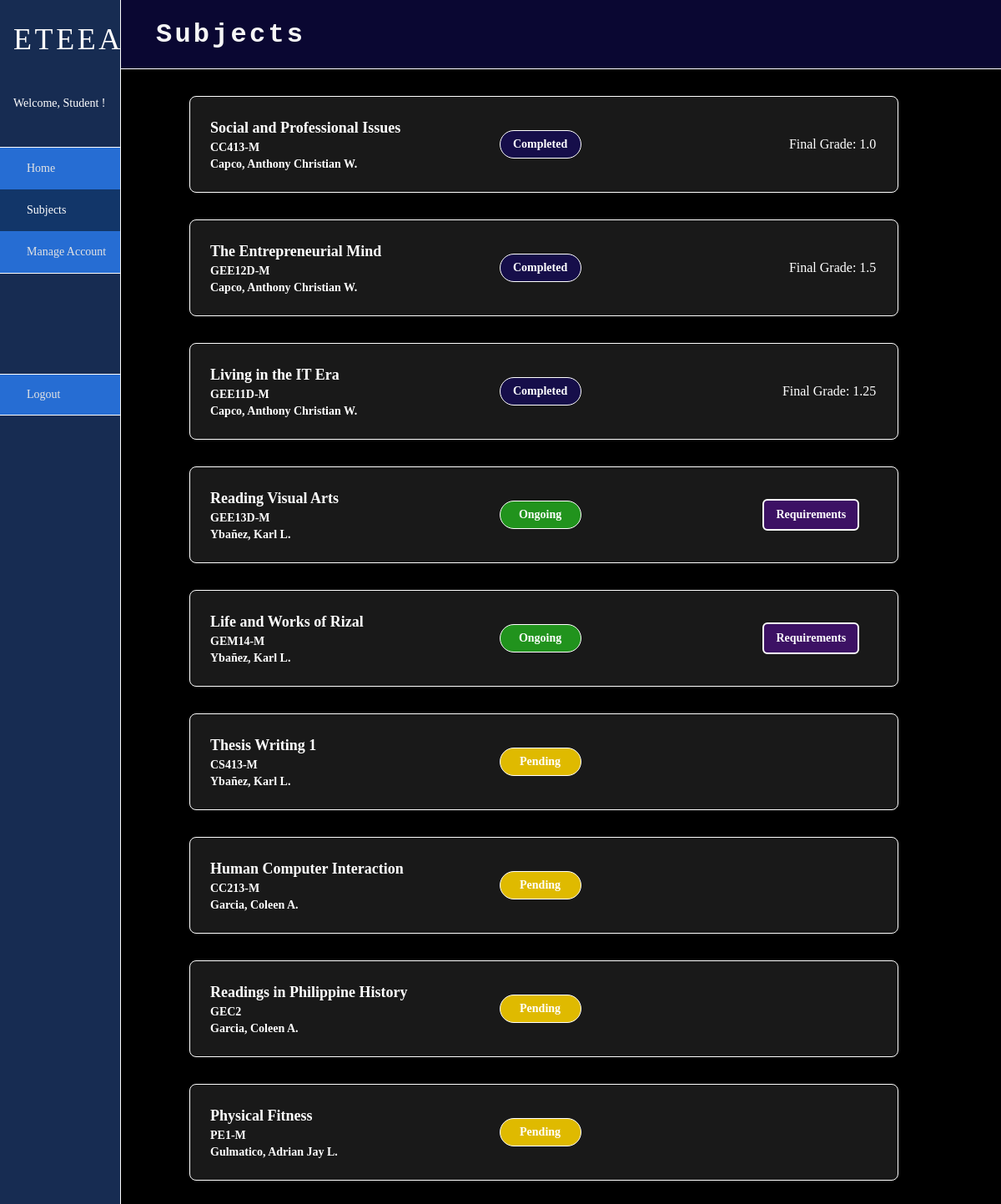
The page /index/subjects (signed in) on the database its author committed.
### models.py (models this page shows)
class Enrollment(db.Model):
    __tablename__ = "enrollments"
    id = db.Column("id", db.Integer, primary_key=True)
    course = db.Column("course", db.Integer, db.ForeignKey('courses.id'))
    ay = db.Column("academic_year", db.String(9))
    semester = db.Column("semester", db.Enum('1st', '2nd', 'Midyear'))
    instructor = db.Column("instructor", db.Integer, db.ForeignKey('instructors.id'))
    student = db.Column("student", db.Integer, db.ForeignKey('students.id'))
    status = db.Column("status", db.Enum('listed', 'pending', 'ongoing', 'completed'), default='listed')
    grade = db.Column("grade", db.Float)
    form1 = db.Column("form1path", db.String(64))
    form2 = db.Column("form2path", db.String(64))
    form3 = db.Column("form3path", db.String(64))
    honorarium = db.Column("honorarium", db.Enum('onprocess', 'released'))
    honorarium_released_date = db.Column("honorarium_released_date", db.DateTime())
    requirements = db.relationship("Requirement", backref='enrollments')

class Course(db.Model):
    __tablename__ = "courses"
    id = db.Column("id", db.Integer, primary_key=True)
    title = db.Column("title", db.String(64))
    code = db.Column("code", db.String(8))
    units = db.Column("units", db.Integer)

### views.py (the view)
@views.route('/subjects')
def subjects():
    if g.user != 'student':
        return redirect(url_for('.unauthorized'))
    views = user_views[g.user]
    data = db.get_student_enrollments(db.uid_to_pk(session.get('id'), 'student'))
    student_id = db.uid_to_pk(session.get('id'), 'student')
    for i in data:
        i['instructor']['name'] = f"{i['instructor']['l_name'].title()}, {i['instructor']['f_name']} {i['instructor']['m_name'][0]+'.' if i['instructor']['m_name'] else ''}"
    return render_template('subjects.html', page="Subjects", data=data, student_id=student_id, views=views)

### db_functions.py (called while the page is built)
def get_user(user_id):
    return User.query.filter_by(id=user_id).first().__dict__

def uid_to_pk(uid, user_type):
    if user_type == 'student':
        obj = Student
    elif user_type == 'instructor':
        obj = Instructor
    elif user_type == 'admin':
        obj = Admin
    else:
        return "Error"
    return obj.query.filter_by(user=uid).first().__dict__['id']

def get_instructor_bypk(id):
    instructor = Instructor.query.filter_by(id=id).first().__dict__
    userinfo = get_user(instructor['user'])
    instructor['f_name'] = userinfo['f_name']
    instructor['l_name'] = userinfo['l_name']
    instructor['m_name'] = userinfo['m_name']
    instructor['username'] = userinfo['username']
    return instructor

def _format_date(time):
    if time:
        return time.strftime("%m/%d/%Y")
    return ""

def get_student_enrollments(student_id):
    enrollments = Enrollment.query.filter_by(student=student_id).all()
    response = []
    for e in enrollments:
        enrollment_data = e.__dict__
        if e.instructor:
            instructor_data = get_instructor_bypk(e.instructor)
            enrollment_data['instructor'] = instructor_data
        course_data = get_course(e.course)
        enrollment_data['course'] = course_data
        enrollment_data['honorarium_released_date'] = _format_date(enrollment_data['honorarium_released_date'])
        response.append(enrollment_data)
    return response

def get_course(cid):
    return Course.query.filter_by(id=cid).first().__dict__

### views.py (called while the page is built)
@views.before_request
def verify_permissions():
    g.user = None
    if 'user' in session:
        g.user = session['user']
    else:
        return redirect('/login')

### templates/subjects.html (shortened to what this page needs)
{% extends "index.html" %}
{% block content %}
<div class="main-content">
    {% if data %}
        {% for e in data %}
        <div class="main-row">
            <div class="card bar color-white">
                <div class="left">
                    <div class="card-strongtext">{{ e.course.title }}</div>
                    <div class="card-subtext">{{ e.course.code }}</div>
                    <div class="card-subtext">{{ e.instructor.name }}</div>
                </div>
                <div class="middle">
                    <div class="cell {{ e.status }}"> {{ e.status|title }} </div>
                </div>
                <div class="right">
                    {% if e.status == 'ongoing' %}
                    <button class="btn-purple" onclick="viewRequirements('{{student_id}}', '{{e.id}}')">Requirements</button>
                    {% elif e.status == 'completed' %}
                    <p>Final Grade: {{ e.grade }} </p>
                    {% endif %}
                </div>
            </div>
        </div>
        {% endfor %}
    {% else %}
    <div class="main-row">
        <div class="card thin-bar color-1 opacity-80">
            <p id="status"> Not yet enrolled </p>
        </div>
    </div>
    {% endif %}
</div>
{% endblock %}

### templates/index.html (shortened to what this page needs)
<!DOCTYPE html>
<html lang="en">
    <head>
        <link rel="stylesheet" href= "{{ url_for('static',filename='styles/index.css') }}">
    </head>
    <body>
        <div class="view">
            <div class="sidebar">
                <div class="logo">
                    <h1>ETEEAP</h1>
                    <h2>Welcome, {{ session.get('user').title() }} !</h2>
                </div>
                <ul>
                    {% for view in views %}
                    <li><button class="side-link" data-url="{{url_for(view.link)}}">{{ view.name }}</button></li>
                    {% endfor %}
                </ul>
                <button id="logout" class="side-link" data-url="/logout">Logout</button></li>
            </div>
            <div class="page-content">
                <div class="nav"><h2>{{ page }}</h2></div>
                <div class="main-content">
                    {% block content %}
                    {% endblock %}
                </div>
            </div>
        </div>
    </body>
</html>

### static/styles/index.css (style rules this page uses)
* { margin: 0; padding: 0; font-family: quicksand; }
body { background-color: #000000; }
p { color: white; margin-left: 52px; }
.view { height: 100vh; width: 100vw; margin: 0; padding: 0; display: flex; }
.page-content { position: fixed; right: 0; height: 100%; width: 88vw; overflow: auto; }

### rows shown on the page
Enrollment: course "Social and Professional Issues", course.code "CC413-M", instructor.name "Capco, Anthony Christian W.", status "Completed", grade "1.0"
Enrollment: course "The Entrepreneurial Mind", course.code "GEE12D-M", instructor.name "Capco, Anthony Christian W.", status "Completed", grade "1.5"
Enrollment: course "Living in the IT Era", course.code "GEE11D-M", instructor.name "Capco, Anthony Christian W.", status "Completed", grade "1.25"
Enrollment: course "Reading Visual Arts", course.code "GEE13D-M", instructor.name "Ybañez, Karl L.", status "Ongoing"
Enrollment: course "Life and Works of Rizal", course.code "GEM14-M", instructor.name "Ybañez, Karl L.", status "Ongoing"
Enrollment: course "Thesis Writing 1", course.code "CS413-M", instructor.name "Ybañez, Karl L.", status "Pending"
Enrollment: course "Human Computer Interaction", course.code "CC213-M", instructor.name "Garcia, Coleen A.", status "Pending"
Enrollment: course "Readings in Philippine History", course.code "GEC2", instructor.name "Garcia, Coleen A.", status "Pending"
Enrollment: course "Physical Fitness", course.code "PE1-M", instructor.name "Gulmatico, Adrian Jay L.", status "Pending"

### other values the page prints
{{ session.get('user').title() }} "Student"
{{ view.name }} "Home" "Subjects" "Manage Account"
{{ page }} "Subjects"
